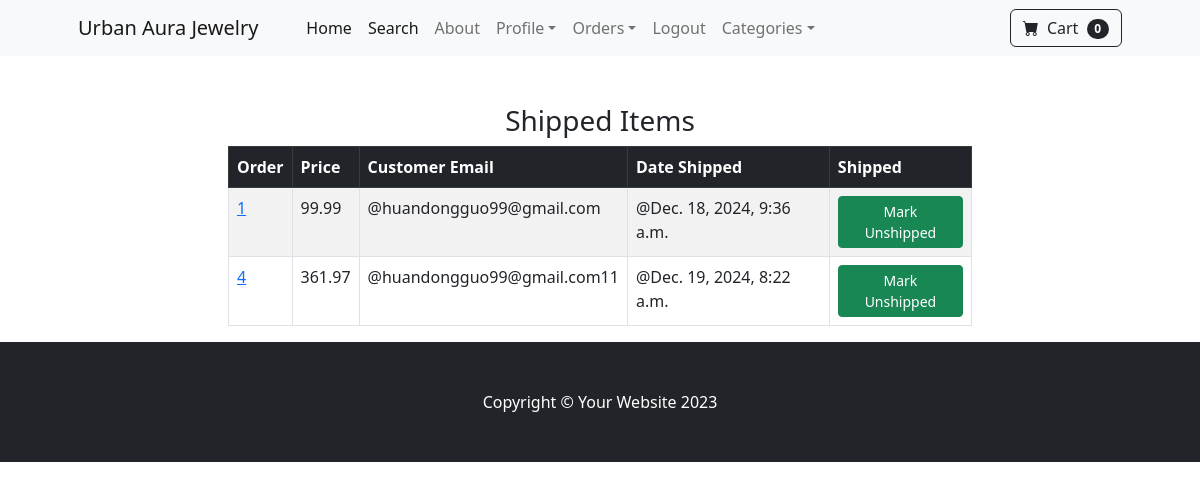
The page /payment/shipped_dash (signed in) on the database its author committed.
### payment/models.py (models this page shows, shortened)
class Order(models.Model):
    user = models.ForeignKey(User, on_delete=models.CASCADE, null=True, blank=True)
    full_name = models.CharField(max_length=250)
    email = models.EmailField(max_length=250)
    shipping_address = models.TextField(max_length=15000)
    amount_paid = models.DecimalField(max_digits=10, decimal_places=2)
    date_ordered = models.DateTimeField(auto_now_add=True)
    shipped = models.BooleanField(default=False)
    date_shipped = models.DateTimeField(blank=True, null=True)

### payment/views.py (the view, shortened to what this page needs)
# urls.py: path('shipped_dash', views.shipped_dash, name='shipped_dash'),
def shipped_dash(request):
    if request.user.is_authenticated and request.user.is_superuser:
        orders = Order.objects.filter(shipped=True)
        return render(request, "payment/shipped_dash.html", {"orders": orders})
    else:
        messages.success(request, "Access Denied!")
        return redirect('home')

### cart/cart.py (called while the page is built)
    def __len__(self):
        return len(self.cart)

### cart/context_processors.py (called while the page is built)
def cart(request):
    return {'cart': Cart(request)}

### payment/templates/payment/shipped_dash.html (shortened to what this page needs)
{% extends 'base.html' %}
{% block content %}
        <div class ="container" >
            <div class = "row" >
                <center>
                    <div class = "col-8">
                        <br/><br/>
                        <h3>Shipped Items</h3>
<table class="table table-striped table-hover table-bordered">
  <thead class="table-dark">
    <tr>
      <th scope="col">Order</th>
      <th scope="col">Price</th>
      <th scope="col">Customer Email</th>
      <th scope="col">Date Shipped</th>
      <th scope="col">Shipped</th>
    </tr>
  </thead>
  <tbody>
  {% for item in orders %}
    <tr>
      <td><a href="{% url 'orders' item.id %}">{{ item.id }}</a></td>
      <td>{{ item.amount_paid }}</td>
      <td>@{{ item.email }}</td>
      <td>@{{ item.date_shipped }}</td>
      <td>
          <form method="POST">
              <button type="Submit" class="btn btn-success btn-sm">Mark Unshipped</button>
          </form>
      </td>
    </tr>
  {% endfor %}
  </tbody>
</table>
                    </div>
                </center>
            </div>
        </div>
{% endblock %}

### rows shown on the page
Order: id "1", amount_paid "99.99", email "huandongguo99@gmail.com", date_shipped "Dec. 18, 2024, 9:36 a.m."
Order: id "4", amount_paid "361.97", email "huandongguo99@gmail.com11", date_shipped "Dec. 19, 2024, 8:22 a.m."

### other values the page prints
{{ cart|length }} "0"
